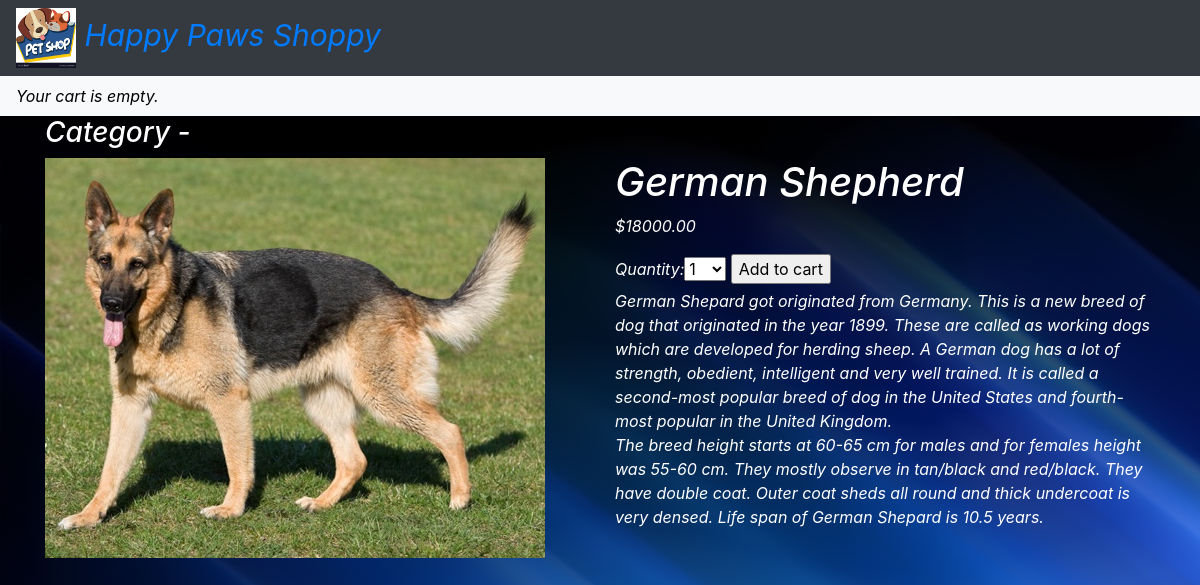
Page /2/german-shepherd/ on the committed database.
### shop/models.py (models this page shows, shortened)
class Product(models.Model):
	category = models.ForeignKey(Category, related_name='products',
				on_delete=models.CASCADE)
	name = models.CharField(max_length=200, db_index=True)
	slug = models.SlugField(max_length=200, db_index=True)
	image = models.ImageField(upload_to='products/%Y/%m/%d',   blank=True)
	description = models.TextField(blank=True)
	price = models.DecimalField(max_digits=10, decimal_places=2)
	available = models.BooleanField(default=True)
	created = models.DateTimeField(auto_now_add=True)
	updated = models.DateTimeField(auto_now=True)
	class Meta:
		ordering = ('name',)
		index_together = (('id', 'slug'),)

### shop/views.py (the view)
# urls.py: path('<int:id>/<slug:slug>/', views.product_detail,
def product_detail(request, id, slug):
	product = get_object_or_404(Product,
		id=id,
		slug=slug,
		available=True)
	cart_product_form = CartAddProductForm()
	return render(request,
		'shop/product/detail.html',
		{'product': product,
		'cart_product_form': cart_product_form})

### cart/forms.py
class CartAddProductForm(forms.Form):
	quantity = forms.TypedChoiceField(
				choices=PRODUCT_QUANTITY_CHOICES,
				coerce=int)
	update = forms.BooleanField(required=False,
								initial=False,
								widget=forms.HiddenInput)

### cart/cart.py (called while the page is built)
	def __len__(self):
		return sum(item['quantity'] for item in self.cart.values())

### cart/context_processors.py (called while the page is built)
def cart(request):
	return {'cart': Cart(request)}

### shop/models.py (called while the page is built)
	def __str__(self):
		return self.name

	def get_absolute_url(self):
		return reverse('shop:product_list_by_category',
			args=[self.slug])

### shop/templates/shop/product/detail.html (shortened to what this page needs)
{% extends "shop/base.html" %}
{% load static %}
{% block content %}
<h3>Category - <a href="{{ product.category.get_absolute_url }}" style="color: black">{{product.category }}</a></h3>
<div class="row">
	<div class="col-md-6">
	<img src="{% if product.image %}{{ product.image.url }}{% else %}    {% static 'img/no_image.png' %}{% endif %}">
	</div>
	<div class="col-md-6">
	<h1>{{ product.name }}</h1>
	<p class="price">${{ product.price }}</p>
	<form action="{% url 'cart:cart_add' product.id %}" method="post">
		{{ cart_product_form }}
		<input type="submit" value="Add to cart">
	</form>
	{{ product.description|linebreaks }}
</div>
</div>
{% endblock %}

### rows in the picture
Product: image (picture), name "German Shepherd", price "18000.00", description "German Shepard got originated from Germany. This is a new breed of dog that originated in the year 1899. These are called as working dogs which are developed for herding sheep. A German dog has a lot of strength, obedient, intelligent and very well trained. It is called a second-most popular breed of dog in the United States and fourth-most popular in the United Kingdom. The breed height starts at 60-65 cm for males and for females height was 55-60 cm. They mostly observe in tan/black and red/black. They have double coat. Outer coat sheds all round and thick undercoat is very densed. Life span of German Shepard is 10.5 years."
